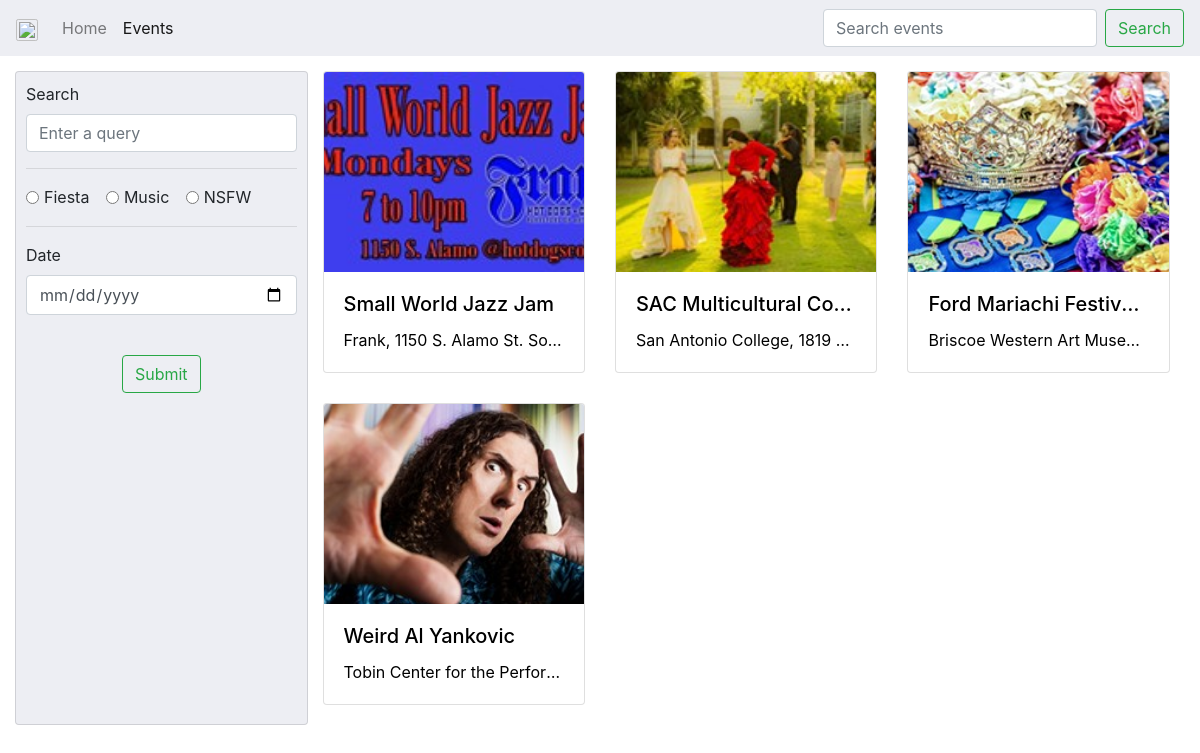
Page /category/music on the committed database.
### cal/models.py (models this page shows, shortened)
class Event(models.Model):
    title = models.CharField(max_length=100, primary_key=True)
    desc = models.TextField()
    price = models.DecimalField(max_digits=6, decimal_places=2, default=0)
    venue = models.CharField(max_length=100)
    startDate = models.DateTimeField()
    imgLoc = models.CharField(max_length=100, default='default.jpg')
    category = models.CharField(max_length=100, default='default')
    class Meta:
        ordering = [ 'startDate' ]
    def get_absolute_url(self):
        return reverse('event-detail', args=[self.title])

### cal/views.py (the view)
# urls.py: path('category/<category>' ,views.categoryView.as_view(), name='event-list'),
class categoryView(generic.ListView):
    def get_queryset(self):
    	searchParam = self.kwargs['category']
    	return Event.objects.filter(category__icontains=searchParam)

### cal/templates/cal/event_list.html (shortened to what this page needs)
<!DOCTYPE html>
<html style="height: 100%;">
  <head>
    <link rel="stylesheet" href="https://maxcdn.bootstrapcdn.com/bootstrap/4.0.0/css/bootstrap.min.css">
  </head>
  <body style="height: 100%;">
    <nav class="navbar navbar-expand-lg navbar-light bg-light" style="background-color: #edeef3 !important;">
      <a class="navbar-brand" href="#"><img src="https://cdn3.volusion.com/drk7m.puwj5/v/vspfiles/photos/636_Brown_Women-2.jpg" style="width:70px; padding: 2px; border: 1px solid silver; border-radius: 10%"></a>
      <div class="collapse navbar-collapse" id="navbarNavAltMarkup">
        <div class="navbar-nav">
          <a class="nav-item nav-link" href="/">Home</a>
          <a class="nav-item nav-link active" href="/events">Events</a>
        </div>
        <form class="form-inline my-2 my-lg-0 ml-auto" id="nav-form" onsubmit="submitNavForm()">
          <input class="form-control mr-sm-2" type="search" id="navSearchBar" placeholder="Search events" aria-label="Search events">
          <button class="btn btn-outline-success my-2 my-sm-0" onclick="submitNavForm()">Search</button>
        </form>
      </div>
    </nav>
    <div class="row" style="padding: 15px; width: 100%; margin: 0px;">
      <div class="col-md-3" id="formCol">
        <form id="filter-form" class="collapse" action="#" onsubmit="submitForm()">
          <div class="form-group">
            <label for="searchBar">Search</label>
            <input type="text" name="query" class="form-control" id="searchBar" placeholder="Enter a query">
          </div>
          <hr/>
          <div class="form-group">
            <div class="form-check form-check-inline">
              <input class="form-check-input" type="radio" name="form-category" id="cat1" value="Fiesta">
              <label class="form-check-label" for="cat1">Fiesta</label>
            </div>
            <div class="form-check form-check-inline">
              <input class="form-check-input" type="radio" name="form-category" id="cat2" value="Music">
              <label class="form-check-label" for="cat2">Music</label>
            </div>
            <div class="form-check form-check-inline">
              <input class="form-check-input" type="radio" name="form-category" id="cat3" value="NSFW">
              <label class="form-check-label" for="cat3">NSFW</label>
            </div>
          </div>
          <hr/>
          <div class="form-group">
            <label for="form-date">Date</label>
            <input type="date" name="date" class="form-control" id="form-date">
          </div>
          <br/>
          <p class="text-center">
            <button class="btn btn-outline-success center" onclick="submitForm()">Submit</button>
          </p>
        </form>
      </div>
      <div class="col-md-9">
        <div class="row">
          {% if event_list %}
            {% for event in event_list %}
            <div class="col-lg-4 col-md-6 col-sm-6">
              <a href="{{event.get_absolute_url}}">
                <div class="card event-card">
                  {% load static %}
                  <img class="card-img-top" src="{% static event.imgLoc %}" alt="default image" style="height: 200px; object-fit: cover;">
                  <div class="card-body" style="height: 100px;">
                    <h5 class="card-title text-truncate">{{ event.title }}</h5>
                    <p class="card-text text-truncate">{{ event.venue }}</p>
                  </div>
                </div>
              </a>
            </div>
            {% endfor %}
          {% endif %}
        </div>
      </div>
    </div>
  </body>
</html>

### cal/templates/cal/event_list.html (style rules this page uses)
.col-md-6 { margin-bottom: 30px; }
#formCol { background-color: #edeef3; padding: 10px; margin-bottom: 10px; border: 1px solid rgba(0, 0, 0, 0.125); border-radius: 4px; }
a { text-decoration: none ; color: black; }
.card-body { transition: background-color 0.5s ease; }

### rows in the picture
Event: imgLoc (picture), title "Small World Jazz Jam", venue "Frank, 1150 S. Alamo St. So…"
Event: imgLoc (picture), title "SAC Multicultural Co…", venue "San Antonio College, 1819…"
Event: imgLoc (picture), title "Ford Mariachi Festiv…", venue "Briscoe Western Art Muse…"
Event: imgLoc (picture), title "Weird Al Yankovic", venue "Tobin Center for the Perfor…"
